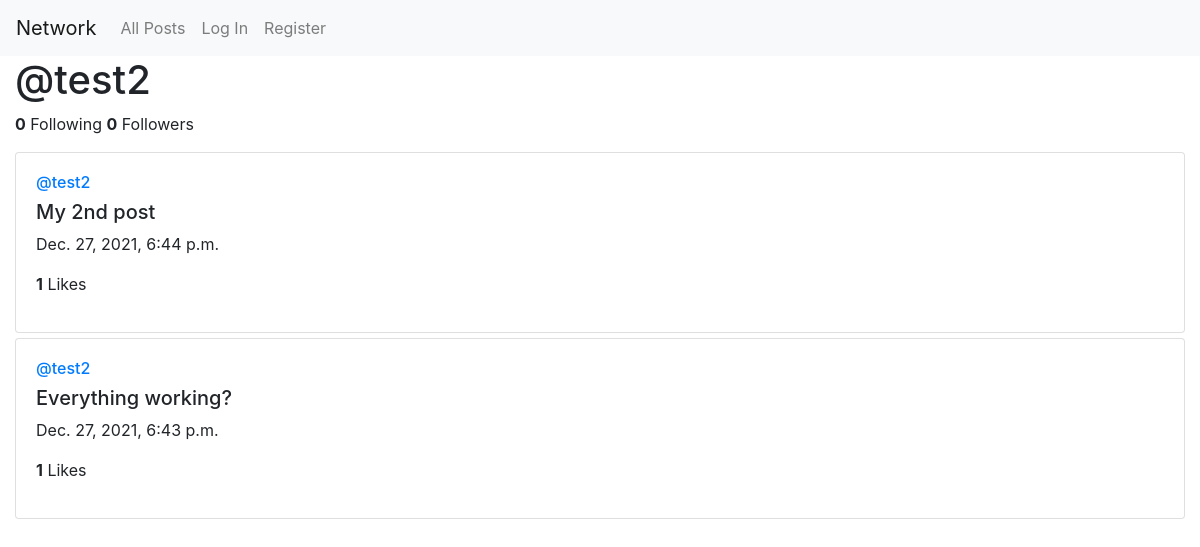
Before: /test2 with the older database file.
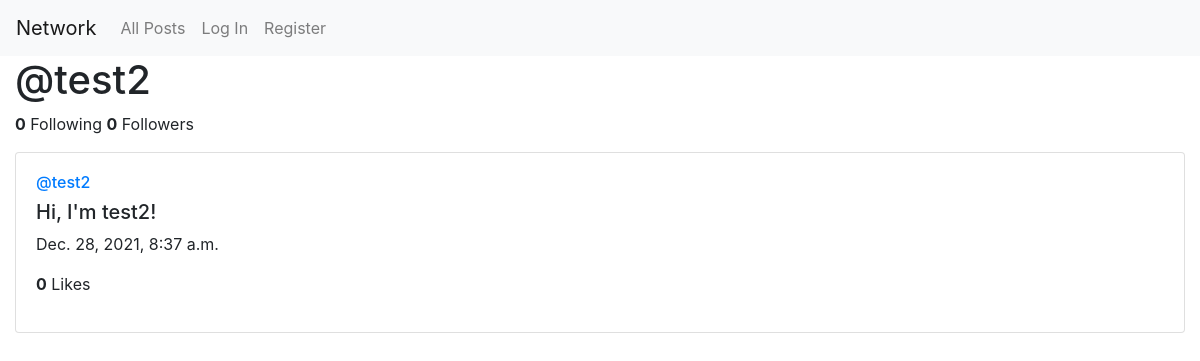
After: the same page with the newer database file.
### network/models.py (models this page shows, shortened)
class User(AbstractUser):
    following = models.ManyToManyField("self", blank=True, symmetrical=False, related_name="followers")

class Post(models.Model):
    id = models.UUIDField(primary_key=True, default=uuid.uuid4, editable=False) # each post uniquely identified using UUID v4
    user = models.ForeignKey("User", on_delete=models.CASCADE, related_name="posts")
    text = models.TextField()
    created_at = models.DateTimeField(auto_now_add=True) # Automatically set the field to now when the post is created
    likes = models.ManyToManyField(User, blank=True, related_name="liked")

### network/views.py (the view, shortened to what this page needs)
# urls.py: path("<str:username>", views.profile_view , name="profile")
def profile_view(request, username):
    try:
        profile_user = User.objects.get(username=username)
        followers = profile_user.followers
        is_following, connected_user = None, None
        following_counter = profile_user.following.count()
        followers_counter = profile_user.followers.count()
        user_posts = Post.objects.filter(user=profile_user)
        user_posts = user_posts.order_by('-created_at')
        page_index = request.GET.get('page', 1) # Get the page index from the URL
        p = Paginator(user_posts, 10)
        try:
            c_page = p.page(page_index)
        except PageNotAnInteger:    # Get to the first page
            c_page = p.page(1)
        except EmptyPage:   # Get to the last existing page
            c_page = p.page(p.num_pages)
        return render(request, "network/profile.html", {
            "username": username,
            "following_counter": following_counter,
            "followers_counter": followers_counter,
            "c_page": c_page,
            "is_following": is_following,
            "c_user": connected_user
        })
    except:
        return error(request, "ERROR 404", "The requested page not found !")

### network/templates/network/profile.html (shortened to what this page needs)
{% extends "network/layout.html" %}
{% load static %}
{% block body %}
    <h1>@{{username}}</h1>
    <p><strong>{{following_counter}}</strong> Following <strong>{{followers_counter}}</strong> Followers</p>
    {% for post in c_page.object_list %}
    <div class="card" style="margin: 5px 0;">
        <div class="card-body">
            <a href="{% url 'profile' username=post.user.username %}"><h6>@{{ post.user }}</h6></a>
            <div class="post-content" data-pid="{{post.id}}">
                <h5 data-pid="{{post.id}}">{{ post.text }}</h5>
                <p>{{ post.created_at }}</p>
                {% if user.is_authenticated %}
                    <p data-pid="{{post.id}}" style="cursor:pointer;" onclick="likeUnlike(this)"><b>{{ post.likes.count }}</b> Likes</p>
                {% else %}
                    <p style="cursor:pointer;"><b>{{ post.likes.count }}</b> Likes</p>
                {% endif %}
            </div>
        </div>
    </div>
    {% endfor %}
{% endblock %}

### network/templates/network/layout.html (shortened to what this page needs)
{% load static %}
<!DOCTYPE html>
<html lang="en">
    <head>
        <link rel="stylesheet" href="https://stackpath.bootstrapcdn.com/bootstrap/4.4.1/css/bootstrap.min.css">
        <link href="{% static 'network/styles.css' %}" rel="stylesheet">
    </head>
    <body>
        <nav class="navbar navbar-expand-lg navbar-light bg-light">
            <a class="navbar-brand" href="#">Network</a>
            <div>
              <ul class="navbar-nav mr-auto">
                <li class="nav-item">
                  <a class="nav-link" href="{% url 'index' %}">All Posts</a>
                </li>
                {% if user.is_authenticated %}
                    <li class="nav-item">
                        <a class="nav-link" href="{% url 'following' %}">Following</a>
                    </li>
                    <li class="nav-item">
                        <a class="nav-link" href="{% url 'logout' %}">Log Out</a>
                    </li>
                {% else %}
                    <li class="nav-item">
                        <a class="nav-link" href="{% url 'login' %}">Log In</a>
                    </li>
                    <li class="nav-item">
                        <a class="nav-link" href="{% url 'register' %}">Register</a>
                    </li>
                {% endif %}
              </ul>
            </div>
          </nav>
        <div class="container-fluid">
            {% block body %}
            {% endblock %}
        </div>
    </body>
</html>

Changed rows visible on the page:
removed Post: user "test2", text "My 2nd post", created_at "Dec. 27, 2021, 6:44 p.m.", likes.count "1"
removed Post: user "test2", text "Everything working?", created_at "Dec. 27, 2021, 6:43 p.m.", likes.count "1"
added Post: user "test2", text "Hi, I'm test2!", created_at "Dec. 28, 2021, 8:37 a.m.", likes.count "0"
